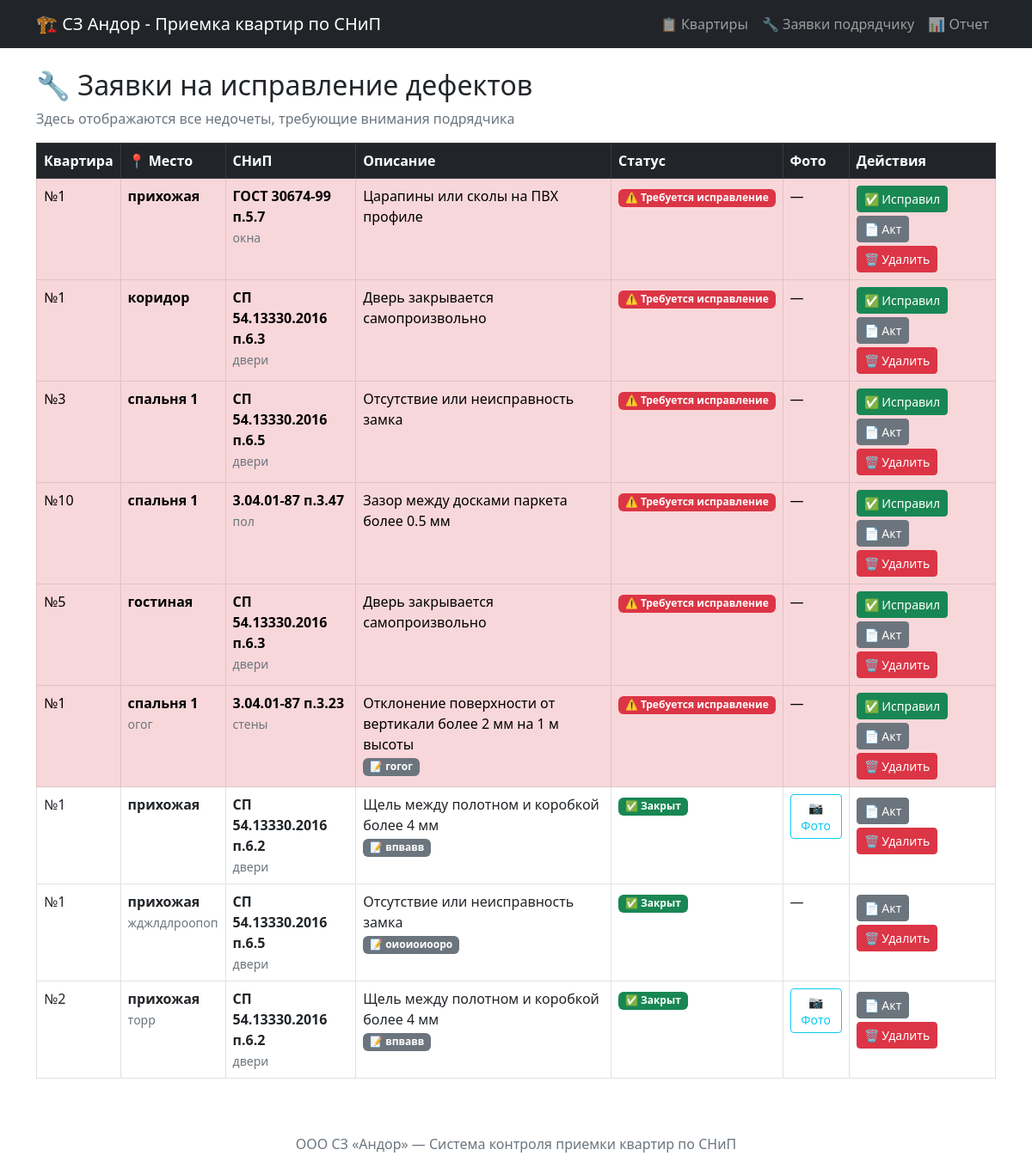
The page /defects on the database as committed earlier.
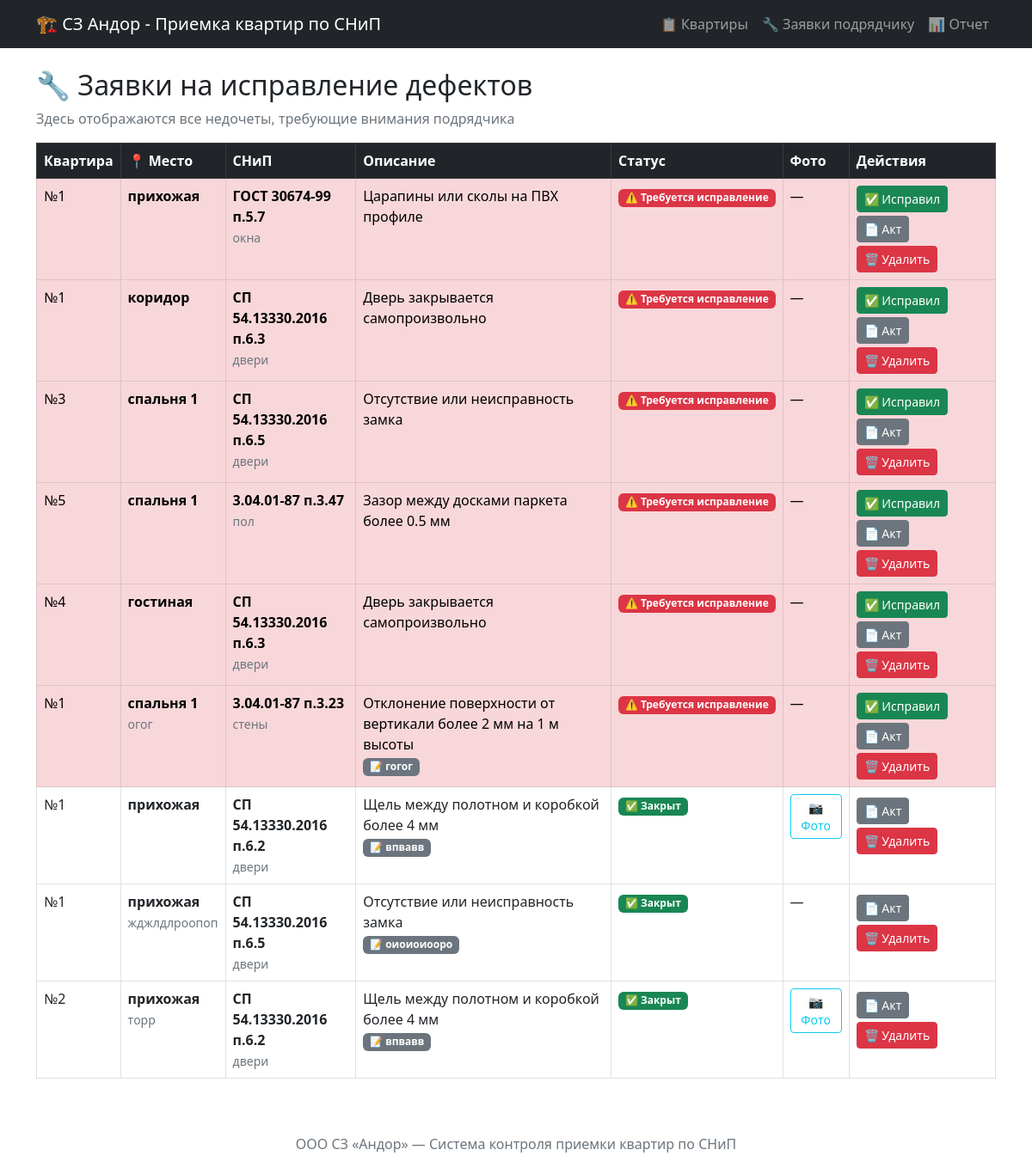
The same page on the database as committed later.
### tables this page shows
CREATE TABLE defects (
            id INTEGER PRIMARY KEY AUTOINCREMENT,
            flat_id INTEGER NOT NULL,
            snip_defect_id INTEGER NOT NULL,
            room TEXT,
            location_detail TEXT,
            comment TEXT,
            photo_path TEXT,
            status TEXT DEFAULT 'open',
            created_at TIMESTAMP,
            fixed_at TIMESTAMP,
            FOREIGN KEY (flat_id) REFERENCES flats(id),
            FOREIGN KEY (snip_defect_id) REFERENCES snip_defects(id)
        );

CREATE TABLE flats (
    id INTEGER PRIMARY KEY AUTOINCREMENT,
    number TEXT NOT NULL,
    street TEXT,
    house TEXT,
    entrance INTEGER,
    floor INTEGER,
    status TEXT DEFAULT 'in_progress'
);

CREATE TABLE snip_defects (
            id INTEGER PRIMARY KEY AUTOINCREMENT,
            code TEXT NOT NULL,
            category TEXT NOT NULL,
            description TEXT NOT NULL,
            severity TEXT NOT NULL
        );

### app.py (the view)
@app.route('/defects')
def defects():
    conn = get_db()
    all_defects = conn.execute('''
        SELECT d.*, f.number as flat_number, f.street, f.house,
               s.code, s.category, s.description, s.severity
        FROM defects d
        JOIN flats f ON d.flat_id = f.id
        JOIN snip_defects s ON d.snip_defect_id = s.id
        ORDER BY
            CASE d.status
                WHEN 'open' THEN 1
                WHEN 'fixed' THEN 2
                WHEN 'closed' THEN 3
            END,
            d.created_at DESC
    ''').fetchall()
    conn.close()
    return render_template('defects.html', defects=all_defects)

### app.py (called while the page is built)
def get_db():
    conn = sqlite3.connect(DB_PATH)
    conn.row_factory = sqlite3.Row
    return conn

### templates/defects.html (shortened to what this page needs)
{% extends "base.html" %}
{% block content %}
<h2>🔧 Заявки на исправление дефектов</h2>
<p class="text-muted">Здесь отображаются все недочеты, требующие внимания подрядчика</p>
<div class="table-responsive">
    <table class="table table-bordered table-hover">
        <thead class="table-dark">
            <tr>
                <th>Квартира</th>
                <th>📍 Место</th>
                <th>СНиП</th>
                <th>Описание</th>
                <th>Статус</th>
                <th>Фото</th>
                <th>Действия</th>
            </tr>
        </thead>
        <tbody>
            {% for d in defects %}
            <tr class="{% if d.status == 'open' %}table-danger{% elif d.status == 'fixed' %}table-warning{% endif %}">
                <td>
                    №{{ d.flat_number }}<br>
                </td>
                <td>
                    {% if d.room %}
                        <strong>{{ d.room }}</strong>
                        {% if d.location_detail %}
                            <br><small class="text-muted">{{ d.location_detail }}</small>
                        {% endif %}
                    {% else %}
                        <span class="text-muted">—</span>
                    {% endif %}
                </td>
                <td>
                    <strong>{{ d.code }}</strong><br>
                    <span class="small text-muted">{{ d.category }}</span>
                </td>
                <td>
                    {{ d.description[:80] }}
                    {% if d.comment %}
                        <br><span class="badge bg-secondary">📝 {{ d.comment[:40] }}</span>
                    {% endif %}
                 </td>
                <td>
                    {% if d.status == 'open' %}
                        <span class="badge bg-danger">⚠️ Требуется исправление</span>
                    {% elif d.status == 'fixed' %}
                        <span class="badge bg-warning">🔄 Ожидает проверки</span>
                    {% else %}
                        <span class="badge bg-success">✅ Закрыт</span>
                    {% endif %}
                 </td>
                <td>
                    {% if d.photo_path %}
                        <a href="/{{ d.photo_path }}" target="_blank" class="btn btn-sm btn-outline-info">📷 Фото</a>
                    {% else %}
                        —
                    {% endif %}
                 </td>
                <td>
                    {% if d.status == 'open' %}
                        <a href="/defect/{{ d.id }}/fix" class="btn btn-sm btn-success">✅ Исправил</a>
                    {% elif d.status == 'fixed' %}
                        <div class="btn-group btn-group-sm">
                            <a href="/defect/{{ d.id }}/close" class="btn btn-primary">✓ Принять</a>
                            <a href="/defect/{{ d.id }}/reopen" class="btn btn-danger">↺ На доработку</a>
                        </div>
                    {% endif %}
                    <a href="/generate_act/{{ d.id }}" class="btn btn-sm btn-secondary mt-1">📄 Акт</a>
                    <a href="/defect/{{ d.id }}/delete" class="btn btn-sm btn-danger mt-1" onclick="return confirm('Удалить этот недочет?')">🗑️ Удалить</a>
                 </td>
             </tr>
            {% endfor %}
        </tbody>
    </table>
</div>
{% endblock %}

### templates/base.html (shortened to what this page needs)
<!DOCTYPE html>
<html lang="ru">
<head>
    <link href="https://cdn.jsdelivr.net/npm/bootstrap@5.2.3/dist/css/bootstrap.min.css" rel="stylesheet">
</head>
<body>
    <nav class="navbar navbar-expand-lg navbar-dark bg-dark">
        <div class="container">
            <a class="navbar-brand" href="/">🏗️ СЗ Андор - Приемка квартир по СНиП</a>
            <div class="navbar-nav ms-auto">
                <a class="nav-link" href="/">📋 Квартиры</a>
                <a class="nav-link" href="/defects">🔧 Заявки подрядчику</a>
                <a class="nav-link" href="/report">📊 Отчет</a>
            </div>
        </div>
    </nav>
    <div class="container mt-4">
        {% block content %}{% endblock %}
    </div>
    <footer class="text-center text-muted mt-5 mb-3">
        ООО СЗ «Андор» — Система контроля приемки квартир по СНиП
    </footer>
</body>
</html>

Rows that differ between the two databases and show on the page:
changed through a linked row, defects "Зазор между досками паркета более 0.5 мм": flat_number "10" → "5"
changed through a linked row, defects "гостиная": flat_number "5" → "4"
